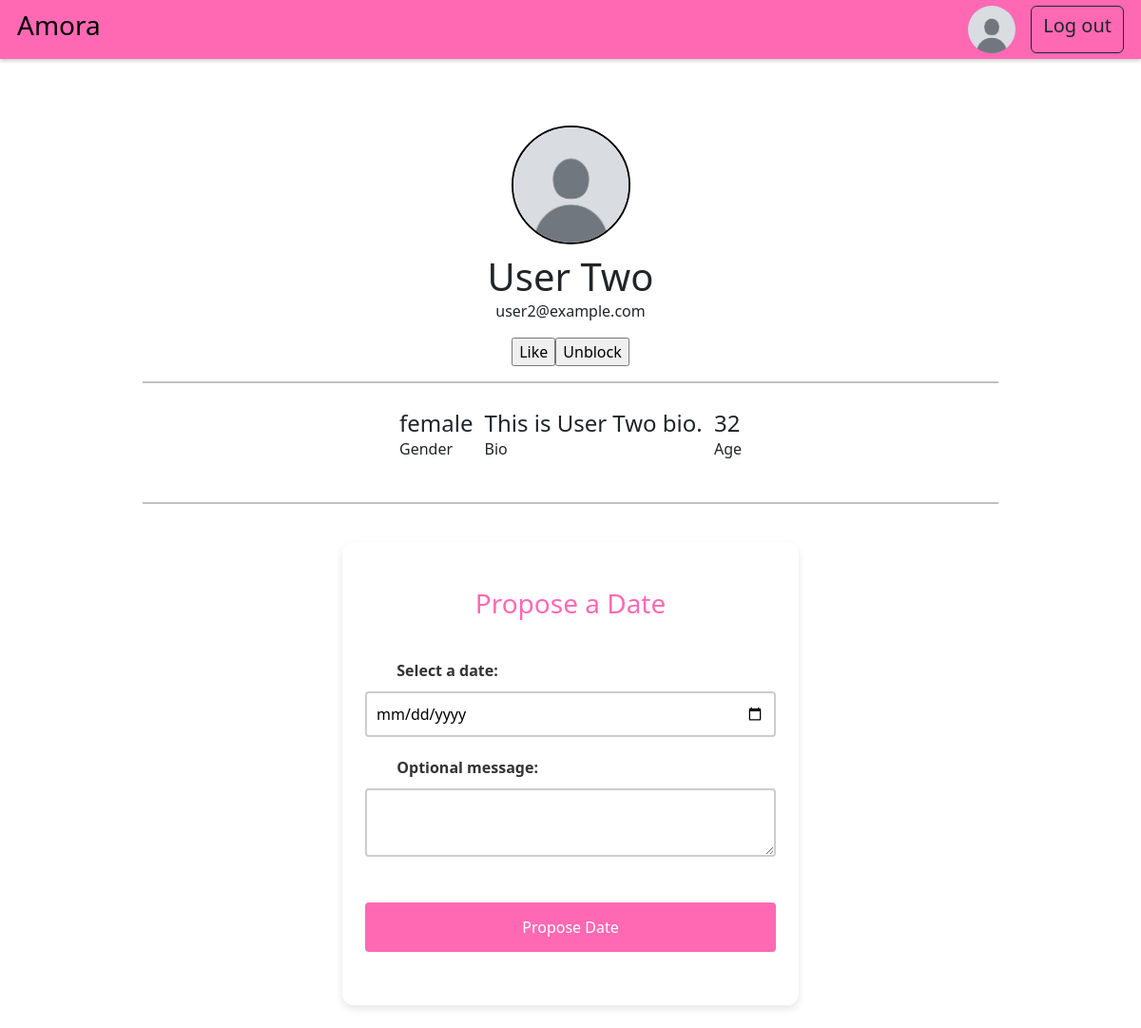
Page /profile/2 (signed in) on the committed database.
### DatingApp/model.py (models this page shows)
class Profile(db.Model):
    id: Mapped[int] = mapped_column(primary_key=True)
    user_id: Mapped[int] = mapped_column(ForeignKey("user.id"), unique=True)
    user: Mapped["User"] = relationship(
        back_populates="profile",
        single_parent=True,
    )
    fullname: Mapped[str] = mapped_column(String(128))
    bio: Mapped[Optional[str]] = mapped_column(Text)
    birth_year: Mapped[Optional[int]] = mapped_column(Integer)
    age_minimum: Mapped[Optional[int]] = mapped_column(Integer)
    age_maximum: Mapped[Optional[int]] = mapped_column(Integer)
    gender: Mapped[Optional[str]] = mapped_column(String(16))
    genderPreference: Mapped[Optional[str]] = mapped_column(String(16))
    photo_id: Mapped[Optional[int]] = mapped_column(ForeignKey("photo.id"))
    photo: Mapped[Optional["Photo"]] = relationship(back_populates="profile")

class User(flask_login.UserMixin, db.Model):
    id: Mapped[int] = mapped_column(primary_key=True)
    email: Mapped[str] = mapped_column(String(128), unique=True)
    username: Mapped[str] = mapped_column(String(64))
    password: Mapped[str] = mapped_column(String(256))
    profile: Mapped["Profile"] = relationship(back_populates="user")
    liking: Mapped[List["User"]] = relationship(
        secondary=LikingAssociation.__table__,
        primaryjoin=LikingAssociation.liker_id == id,
        secondaryjoin=LikingAssociation.liked_id == id,
        back_populates="likers",
    )
    likers: Mapped[List["User"]] = relationship(
        secondary=LikingAssociation.__table__,
        primaryjoin=LikingAssociation.liked_id == id,
        secondaryjoin=LikingAssociation.liker_id == id,
        back_populates="liking",
    )
    blocking: Mapped[List["User"]] = relationship(
        secondary=BlockingAssociation.__table__,
        primaryjoin=BlockingAssociation.blocker_id == id,
        secondaryjoin=BlockingAssociation.blocked_id == id,
        back_populates="blockers",
    )
    blockers: Mapped[List["User"]] = relationship(
        secondary=BlockingAssociation.__table__,
        primaryjoin=BlockingAssociation.blocked_id == id,
        secondaryjoin=BlockingAssociation.blocker_id == id,
        back_populates="blocking",
    )
    sent_proposals: Mapped[List["DateProposal"]] = relationship(
        back_populates="proposer", foreign_keys="DateProposal.proposer_id"
    )
    received_proposals: Mapped[List["DateProposal"]] = relationship(
        back_populates="recipient", foreign_keys="DateProposal.recipient_id"
    )

### DatingApp/main.py (the view)
@bp.route("/profile/<int:user_id>")
@flask_login.login_required
def profile(user_id):
    curUser = flask_login.current_user
    user = db.session.get(model.User, user_id)
    if curUser.id == user.id:
        like_button = None
    elif user in curUser.liking:
        like_button = "unlike"
    else:
        like_button = "like"
    if curUser.id == user.id:
        block_button = None
    elif user in curUser.blocking:
        block_button = "unblock"
    else:
        block_button = "block"
    received_proposals = (
        DateProposal.query.filter_by(recipient_id=user.id, status=model.ProposalStatus.proposed.value).all()
        if curUser.id == user.id else []
    )
    sent_proposals = DateProposal.query.filter_by(proposer_id=curUser.id).all()
    set_dates = DateProposal.query.filter(
        db.or_(
            DateProposal.recipient_id == user.id,
            DateProposal.proposer_id == user.id
        ),
        DateProposal.status == model.ProposalStatus.accepted.value
    ).all()
    current_year = datetime.now().year
    return render_template("main/profile.html", user=user, curUser=curUser, like_button=like_button, block_button=block_button,
                           current_year=current_year, received_proposals=received_proposals,
                           sent_proposals=sent_proposals, set_dates=set_dates)

### DatingApp/__init__.py (called while the page is built)
def create_app(test_config=None):
    app = Flask(__name__)
    app.config["SECRET_KEY"] = "93220d9b340cf9a6c39bac99cce7daf220167498f91fa"
    app.config["SQLALCHEMY_DATABASE_URI"] = "sqlite:///DatingApp.db"
    login_manager = LoginManager()
    login_manager.login_view = 'auth.login'
    login_manager.init_app(app)
    from . import model
    @login_manager.user_loader
    def load_user(user_id):
        return db.session.get(model.User, int(user_id))
    db.init_app(app)
    from . import main
    from . import auth
    app.register_blueprint(main.bp)
    app.register_blueprint(auth.bp)
    return app

### DatingApp/templates/main/profile.html (shortened to what this page needs)
{% extends 'base.html' %}
{% block content %}
<div class="profileContainer">
    <div class="pfp">
        {% if user.profile.photo %}
            <img src="{{ url_for('static', filename='photos/photo-' ~ user.profile.photo.id ~ '.' ~ user.profile.photo.file_extension) }}" alt="Profile photo">
        {% else %}
            <img src="{{ url_for('static', filename='photos/defaultPfp.jpg') }}" alt="Default profile photo">
        {% endif %}
    </div>
    <h1 style="margin-bottom: 0px">{{user.profile.fullname}}</h1>
    <p style="margin-top: 0px">{{user.email}}</p>
    <div style="display: flex; flex-direction: row">
        {% if like_button == "like" %}
        <form action="{{ url_for('main.like', user_id=user.id) }}" method="post">
            <input type="submit" value="Like">
        </form>
        {% elif like_button == "unlike" %}
            <form action="{{ url_for('main.unlike', user_id=user.id) }}" method="post">
                <input type="submit" value="Unlike">
            </form>
        {% endif %}
        {% if block_button == "block" %}
        <form action="{{ url_for('main.block', user_id=user.id) }}" method="post">
            <input type="submit" value="Block">
        </form>
        {% elif block_button == "unblock" %}
            <form action="{{ url_for('main.unblock', user_id=user.id) }}" method="post">
                <input type="submit" value="Unblock">
            </form>
        {% endif %}
    </div>
    <hr style="border: 1px solid; color: black; width: 75%;">
    <div class="profileElements">
        <div>
            <div style="display: flex; flex-direction: column">
                <h4 style="margin-bottom: 0">
                    {{user.profile.gender}}
                </h4>
                <p>Gender</p>
            </div>
        </div>
        <div>
            <h4 style="margin-bottom: 0">{{user.profile.bio}}</h4>
            <p>
                Bio
            </p>
        </div>
        <div>
            <h4 style="margin-bottom: 0">{{ current_year - user.profile.birth_year }}</h4>
            <p>
                Age
            </p>
        </div>
    </div>
    <hr style="border: 1px solid black; width: 75%;">
</div>
{% if curUser.id != user.id %}
<div class="propose-date">
    <h3>Propose a Date</h3>
    <form action="{{ url_for('main.propose_date', recipient_id=user.id) }}" method="post">
        <label for="proposed_day">Select a date:</label>
        <input type="date" id="proposed_day" name="proposed_day" required>
        <label for="optional_message">Optional message:</label>
        <textarea id="optional_message" name="optional_message"></textarea>
        <button type="submit">Propose Date</button>
    </form>
</div>
{% endif %}
{% endblock %}

### DatingApp/static/DatingApp.css (style rules this page uses)
body { background: #f2f3f5; }
.profileContainer { display: flex; align-items: center; flex-direction: column; margin-top: 5%; }
.profileElements { display: flex; flex-direction: row; justify-content: space-between; width: 30%; margin: 1% 1%; }
.pfp { display: flex; justify-content: center; align-items: center; margin: 10px; width: 125px; height: 125px; }
.pfp img { border-radius: 50%; width: 100%; height: 100%; object-fit: cover; border: 2px solid #000; }
.propose-date { display: flex; flex-direction: column; width: 40%; margin: 2% auto; padding: 2%; background-color: white; border-radius: 12px; box-shadow: 0 4px 8px rgba(0, 0, 0, 0.1); }
.propose-date h3 { color: #ff69b4; text-align: center; }
.propose-date label { margin-top: 10px; font-weight: bold; color: #333; }
.propose-date input[type="date"], .propose-date textarea { width: 100%; padding: 10px; margin: 10px 0; box-sizing: border-box; border: 2px solid #ccc; border-radius: 4px; }
.propose-date button { width: 100%; background-color: #ff69b4; color: white; padding: 14px 20px; margin: 8px 0; border: none; border-radius: 4px; cursor: pointer; }

### rows in the picture
Profile: profile.fullname "User Two", profile.gender "female", profile.bio "This is User Two bio.", current_year-user.profile.birth_year "32"
User: email "user2@example.com"
